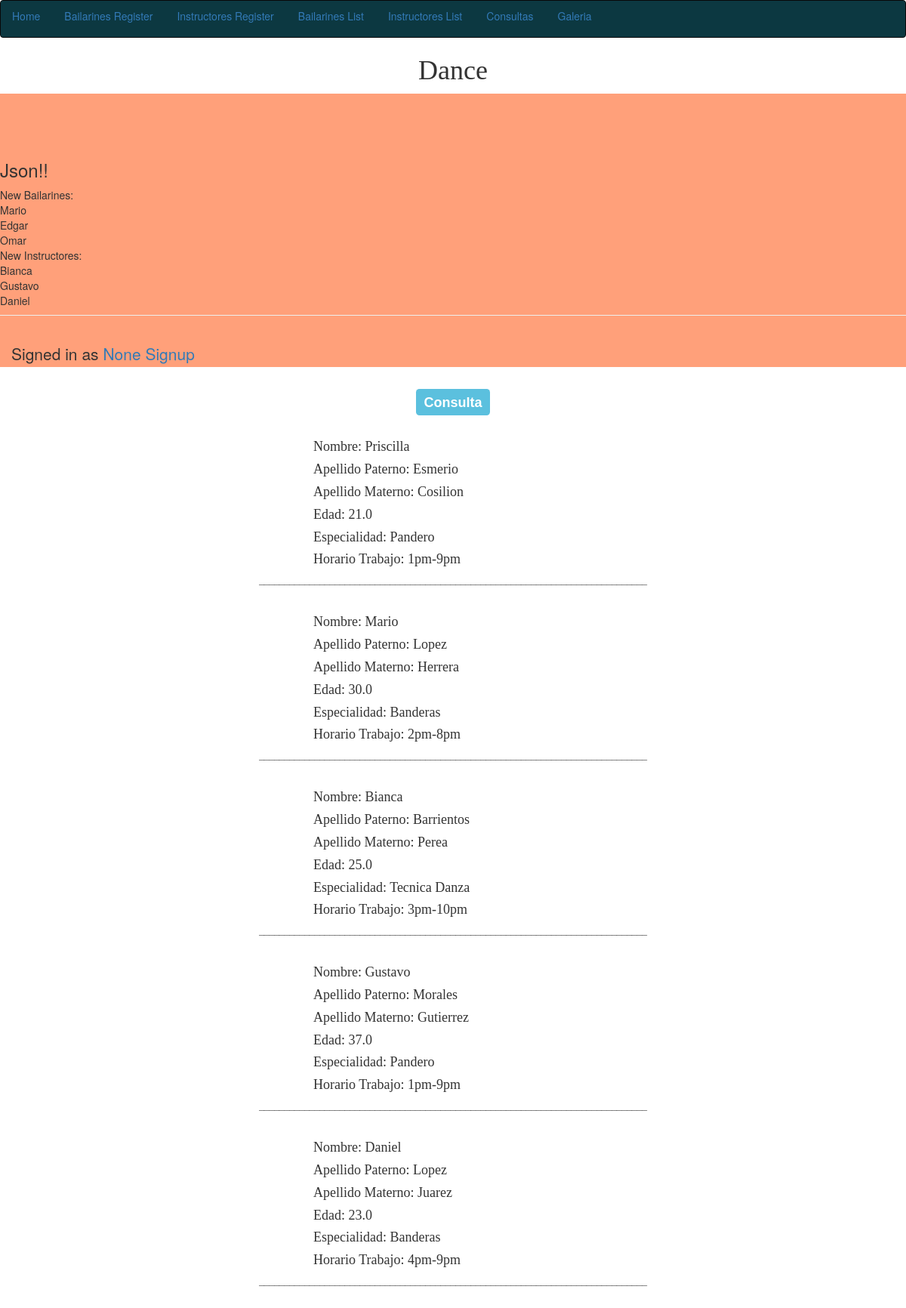
/consultas/, run on the app's committed database.
### bases/models.py (models this page shows, shortened)
class Instructor_danza(models.Model):
	nombre = models.CharField(max_length=20)
	apellido_paterno = models.CharField(max_length=20)
	apellido_materno = models.CharField(max_length=20)
	edad = models.FloatField()
	especialidad = models.CharField(max_length=25)
	horario_trabajo = models.CharField(max_length=10)
	image_ins = models.ImageField(upload_to='Ins_Image', blank=True)
	bailarin = models.ManyToManyField(Bailarines)
	id = models.IntegerField(primary_key=True)

### bases/views.py (the view)
# urls.py: url(r'^consultas/$', consulta, name= 'consultas'),
def consulta (request):
	i = Instructor_danza.objects.all()
	form = Consulta_form(request.POST or None)
	return render (request, 'consultas.html', {'list' :i, 'form' :form})

### bases/processors.py (called while the page is built)
def  bailarines_proces(request):
	bailarines_items = 'Los bailarines de la academia'
	return {'BAILARINES_ITEMS': bailarines_items}

### templates/consultas.html (shortened to what this page needs)
{% extends 'base.html' %}
{% block content %}
<h3><center><span class="label label-info"><FONT FACE="arial">Consulta</FONT></span></center></h3>
<br>
	{% for item in list %}
	<FONT FACE="Century Schoolbook L">
	<span class="col-md-4 col-sm-offset-4" method="POST" enctype="multipart/form-data">
		<h4>Nombre: {{ item.nombre}}</h4>
		<h4>Apellido Paterno:  {{ item.apellido_paterno}}</h4>
		<h4>Apellido Materno:  {{ item.apellido_materno}}</h4>
		<h4>Edad:  {{ item.edad}} </h4>
		<h4>Especialidad:  {{ item.especialidad}} </h4>
		<h4>Horario Trabajo:  {{ item.horario_trabajo}}</h4></FONT>
		<h6><center>_____________________________________________________________________________</center></h6>
		<br>
	{% endfor %}
{% endblock %}

### data on the page
Instructor_danza: nombre "Priscilla", apellido_paterno "Esmerio", apellido_materno "Cosilion", edad "21.0", especialidad "Pandero", horario_trabajo "1pm-9pm"
Instructor_danza: nombre "Mario", apellido_paterno "Lopez", apellido_materno "Herrera", edad "30.0", especialidad "Banderas", horario_trabajo "2pm-8pm"
Instructor_danza: nombre "Bianca", apellido_paterno "Barrientos", apellido_materno "Perea", edad "25.0", especialidad "Tecnica Danza", horario_trabajo "3pm-10pm"
Instructor_danza: nombre "Gustavo", apellido_paterno "Morales", apellido_materno "Gutierrez", edad "37.0", especialidad "Pandero", horario_trabajo "1pm-9pm"
Instructor_danza: nombre "Daniel", apellido_paterno "Lopez", apellido_materno "Juarez", edad "23.0", especialidad "Banderas", horario_trabajo "4pm-9pm"
